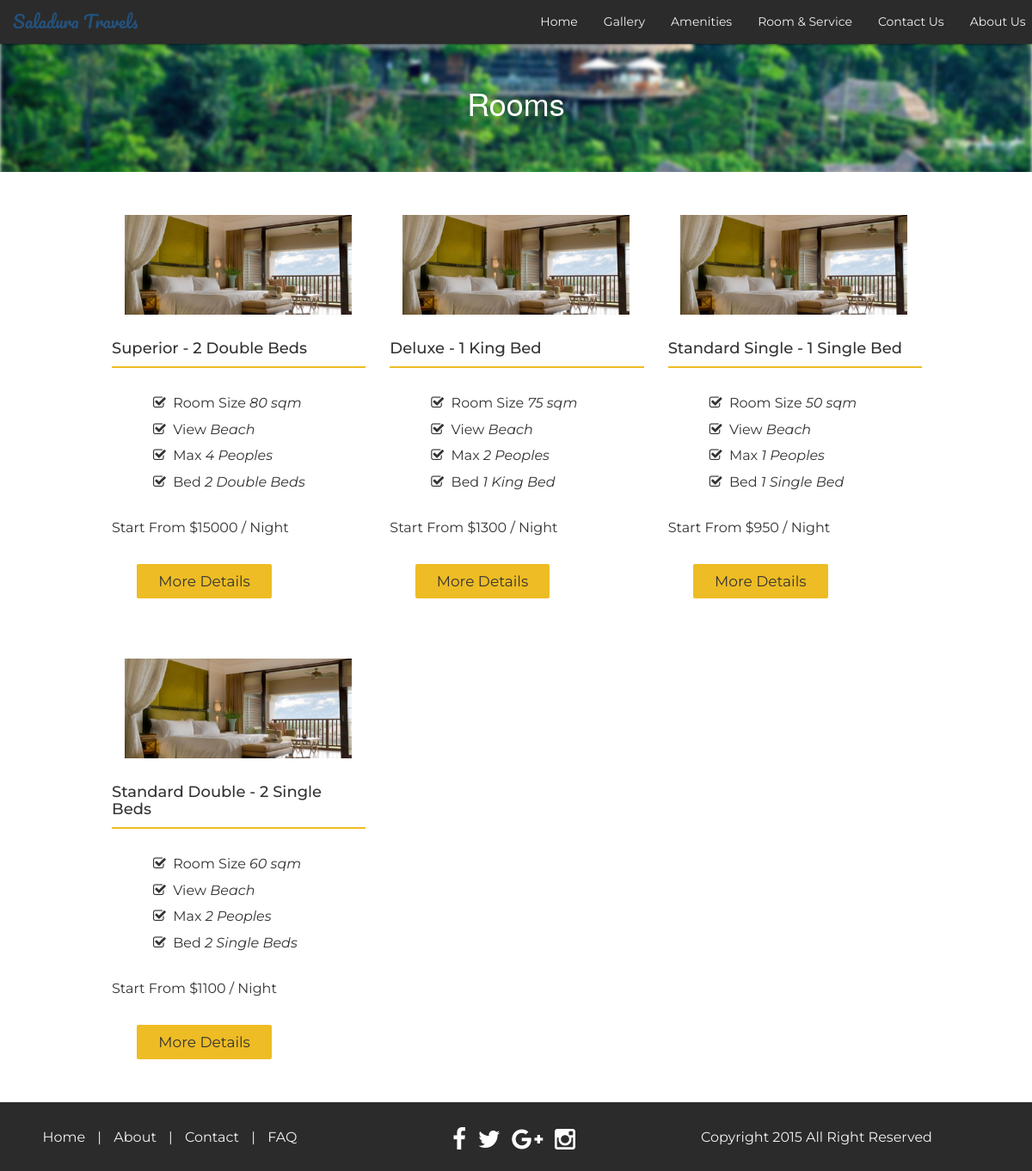
The page /rooms.php on the database its author committed.
### tables this page shows
CREATE TABLE `room` (
  `room_id` int(11) NOT NULL,
  `type` varchar(30) NOT NULL,
  `rate` int(11) NOT NULL,
  `description` varchar(300) NOT NULL,
  `description_large` text NOT NULL,
  `image` varchar(100) NOT NULL,
  `qty` int(11) NOT NULL,
  `max_adult` int(11) NOT NULL,
  `max_child` int(11) NOT NULL,
  `bed` varchar(50) NOT NULL,
  `view` varchar(50) NOT NULL,
  `sqm` int(11) NOT NULL,
  `wifi` text NOT NULL,
  `room_service` text NOT NULL
);

### rooms.php (the view, shortened to what this page needs)
<?php require "includes/header.php" ?>
<?php include "includes/navigation.php" ?>
<div class="booking-img">
<img src="images/covers/rooms.jpg" style="margin-top:-8%">
<h1 class="center">Rooms</h1>
</div>
<div class="col-md-10 col-md-offset-1">
	<?php
	$result = mysql_query("SELECT * FROM room");
	while($row = mysql_fetch_array($result)){
	$output  =	'<div class="col-md-4 col-sm-6 room-details">';
	$output	.=	'<img src="'. $row["image"] .'" class="center img-responsive">';
	$output	.=	'<h4><br>'. $row["type"] .' - '. $row["bed"] .'</h4>';
	$output	.=	'<hr class="hr-large">';
	$output	.=	'<ul >';
	$output .=	'<li><i class="fa fa-check-square-o" aria-hidden="true"></i>&nbsp;&nbsp;Room Size <i>'. $row["sqm"] .' sqm</i></li>';
	$output	.=	'<li><i class="fa fa-check-square-o" aria-hidden="true"></i>&nbsp;&nbsp;View <i>'. $row["view"] .'</i></li>';
	$output	.=	'<li><i class="fa fa-check-square-o" aria-hidden="true"></i>&nbsp;&nbsp;Max <i>'. $row["max_adult"] .' Peoples</i> </li>';
	$output	.=	'<li><i class="fa fa-check-square-o" aria-hidden="true"></i>&nbsp;&nbsp;Bed <i>'. $row["bed"] .'</i></li>';
	$output	.=	'</ul>';
	$output	.=	'<span> Start From $'. $row["rate"] .' / Night<br> </span>';
	$output	.=	'<form class="room_form" method="post" action="room_details.php">';
	$output	.=	'<input type="hidden" name="rmid" value="'. $row["room_id"] .'" >';
	$output	.=	'<button type="submit" class="rd-button">More Details</button></form>';
	$output	.=  '</div>';
		echo $output;
	}
?>
</div>
<?php include "includes/footer.php" ?>

### css/custom.css (style rules this page uses)
html,body { margin: 0; height: 100%; }
body { overflow-x: hidden; }
.center { margin: 0 auto; text-align: center; }
.hr-large { width: 100%; border: 1px solid #eebc24; }
.booking-img { width: 100%; height: 200px; overflow: hidden ; position: relative; margin-bottom: 30px; }
.booking-img img { width: 100%; height: auto; -webkit-filter: blur(2px); filter: blur(2px); margin-top: -12%; }
.booking-img h1 { position: absolute; top:50%; right: 0; left:0; color: white; }
.room-details { font-family: Montserrat; }
.room-details button { margin: 30px 10%; border-radius: 2px; box-shadow: none; border: none; padding: 8px 25px; font-size: 17px; background-color: #eebc24; }
.room-details ul { font-size: 16px; margin: 30px 0%; list-style: none; }
.room-details ul li { margin: 8px; }
.room-details { font-size: 16px; margin: 20px 0; }
.room-details img { width: 90%; }
.room-details hr { margin: 6px 0px; }

### rows shown on the page
room: image (picture), type "Superior", bed "2 Double Beds", sqm "80", view "Beach", max_adult "4", rate "15000"
room: image (picture), type "Deluxe", bed "1 King Bed", sqm "75", view "Beach", max_adult "2", rate "1300"
room: image (picture), type "Standard Single", bed "1 Single Bed", sqm "50", view "Beach", max_adult "1", rate "950"
room: image (picture), type "Standard Double", bed "2 Single Beds", sqm "60", view "Beach", max_adult "2", rate "1100"
